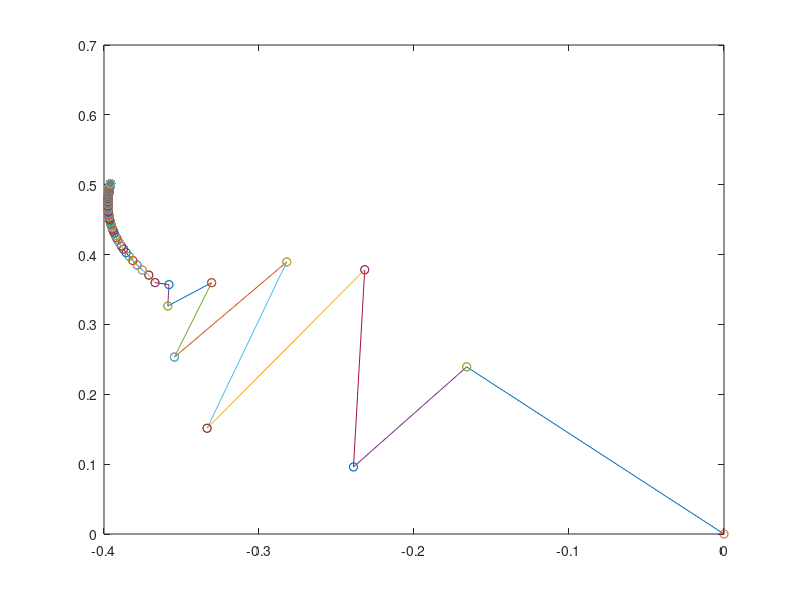

Here is the MATLAB script that generated this plot:
% SGD para o caso de sistema linear sobredeterminado
% clear all;
% randn('state',0);
% N = 10;
% Nit = 500;
% X = randn(N,2);
% S = sign(randn(N,1));
% w = (X'*X)\X'*S;
% disp('Optimal solution');
% disp(w);
% w1 = zeros(2,1);
% passo = 0.1;
% for it=2:Nit,
%  w1(:,it) = w1(:,it-1) - (passo/sqrt(it))*(X'*X*w1(:,it-1)-X'*S);
% end
% figure(1);
% title('Stochastic Gradient Descent');
% for it = 1:(Nit-1),
%  plot([w1(1,it);w1(1,it+1)],[w1(2,it);w1(2,it+1)]);hold on;
%  plot(w1(1,it),w1(2,it),'o');
%  plot(w1(1,it+1),w1(2,it+1),'o');
% end
% hold off;
% disp('Obtained solution');
% disp(w1(:,Nit));
% [S X*w X*w1(:,Nit)]
% % SGD para o caso de sistema linear subdeterminado
clear all;
randn('state',0);
N = 10;
Nit = 500;
X = randn(N,2*N);
S = sign(randn(N,1));
w = (X'/(X*X'))*S;
w1 = zeros(2*N,1);
passo = 0.1;
for it=2:Nit,
 w1(:,it) = w1(:,it-1) - (passo/sqrt(it))*(X'*X*w1(:,it-1)-X'*S);
end
figure(1);
title('Stochastic Gradient Descent');
for it = 1:(Nit-1),
 plot([w1(1,it);w1(1,it+1)],[w1(2,it);w1(2,it+1)]);hold on;
 plot(w1(1,it),w1(2,it),'o');
 plot(w1(1,it+1),w1(2,it+1),'o');
end
hold off;
disp('[Minimum Norm Solution Obtained solution]');
disp([w w1(:,Nit)]);
[S X*w X*w1(:,Nit)]